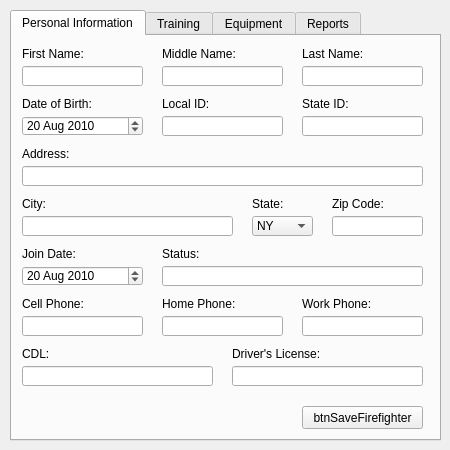
<?xml version="1.0" encoding="UTF-8"?>
<ui version="4.0">
 <class>wndFirefighter</class>
 <widget class="QMainWindow" name="wndFirefighter">
  <property name="geometry">
   <rect>
    <x>0</x>
    <y>0</y>
    <width>450</width>
    <height>450</height>
   </rect>
  </property>
  <property name="minimumSize">
   <size>
    <width>450</width>
    <height>450</height>
   </size>
  </property>
  <property name="maximumSize">
   <size>
    <width>450</width>
    <height>450</height>
   </size>
  </property>
  <property name="windowTitle">
   <string>Add Firefighter</string>
  </property>
  <widget class="QWidget" name="centralwidget">
   <widget class="QTabWidget" name="tabWidget">
    <property name="geometry">
     <rect>
      <x>10</x>
      <y>10</y>
      <width>431</width>
      <height>431</height>
     </rect>
    </property>
    <property name="currentIndex">
     <number>0</number>
    </property>
    <widget class="QWidget" name="tabPersonalInfo">
     <attribute name="title">
      <string>Personal Information</string>
     </attribute>
     <widget class="QComboBox" name="DB_TEXT_PI_State">
      <property name="geometry">
       <rect>
        <x>240</x>
        <y>180</y>
        <width>61</width>
        <height>20</height>
       </rect>
      </property>
      <property name="editable">
       <bool>false</bool>
      </property>
      <property name="currentIndex">
       <number>32</number>
      </property>
      <item>
       <property name="text">
        <string>AL</string>
       </property>
      </item>
      <item>
       <property name="text">
        <string>AK</string>
       </property>
      </item>
      <item>
       <property name="text">
        <string>AZ</string>
       </property>
      </item>
      <item>
       <property name="text">
        <string>AR</string>
       </property>
      </item>
      <item>
       <property name="text">
        <string>CA</string>
       </property>
      </item>
      <item>
       <property name="text">
        <string>CO</string>
       </property>
      </item>
      <item>
       <property name="text">
        <string>CT</string>
       </property>
      </item>
      <item>
       <property name="text">
        <string>DE</string>
       </property>
      </item>
      <item>
       <property name="text">
        <string>DC</string>
       </property>
      </item>
      <item>
       <property name="text">
        <string>FL</string>
       </property>
      </item>
      <item>
       <property name="text">
        <string>GA</string>
       </property>
      </item>
      <item>
       <property name="text">
        <string>HI</string>
       </property>
      </item>
      <item>
       <property name="text">
        <string>ID</string>
       </property>
      </item>
      <item>
       <property name="text">
        <string>IL</string>
       </property>
      </item>
      <item>
       <property name="text">
        <string>IN</string>
       </property>
      </item>
      <item>
       <property name="text">
        <string>IA</string>
       </property>
      </item>
      <item>
       <property name="text">
        <string>KS</string>
       </property>
      </item>
      <item>
       <property name="text">
        <string>KY</string>
       </property>
      </item>
      <item>
       <property name="text">
        <string>LA</string>
       </property>
      </item>
      <item>
       <property name="text">
        <string>ME</string>
       </property>
      </item>
      <item>
       <property name="text">
        <string>MD</string>
       </property>
      </item>
      <item>
       <property name="text">
        <string>MA</string>
       </property>
      </item>
      <item>
       <property name="text">
        <string>MI</string>
       </property>
      </item>
      <item>
       <property name="text">
        <string>MN</string>
       </property>
      </item>
      <item>
       <property name="text">
        <string>MS</string>
       </property>
      </item>
      <item>
       <property name="text">
        <string>MO</string>
       </property>
      </item>
      <item>
       <property name="text">
        <string>MT</string>
       </property>
      </item>
      <item>
       <property name="text">
        <string>NE</string>
       </property>
      </item>
      <item>
       <property name="text">
        <string>NV</string>
       </property>
      </item>
      <item>
       <property name="text">
        <string>NH</string>
       </property>
      </item>
      <item>
       <property name="text">
        <string>NJ</string>
       </property>
      </item>
      <item>
       <property name="text">
        <string>NM</string>
       </property>
      </item>
      <item>
       <property name="text">
        <string>NY</string>
       </property>
      </item>
      <item>
       <property name="text">
        <string>NC</string>
       </property>
      </item>
      <item>
       <property name="text">
        <string>ND</string>
       </property>
      </item>
      <item>
       <property name="text">
        <string>OH</string>
       </property>
      </item>
      <item>
       <property name="text">
        <string>OK</string>
       </property>
      </item>
      <item>
       <property name="text">
        <string>OR</string>
       </property>
      </item>
      <item>
       <property name="text">
        <string>PA</string>
       </property>
      </item>
      <item>
       <property name="text">
        <string>RI</string>
       </property>
      </item>
      <item>
       <property name="text">
        <string>SC</string>
       </property>
      </item>
      <item>
       <property name="text">
        <string>SD</string>
       </property>
      </item>
      <item>
       <property name="text">
        <string>TN</string>
       </property>
      </item>
      <item>
       <property name="text">
        <string>TX</string>
       </property>
      </item>
      <item>
       <property name="text">
        <string>UT</string>
       </property>
      </item>
      <item>
       <property name="text">
        <string>VT</string>
       </property>
      </item>
      <item>
       <property name="text">
        <string>VA</string>
       </property>
      </item>
      <item>
       <property name="text">
        <string>WA</string>
       </property>
      </item>
      <item>
       <property name="text">
        <string>WV</string>
       </property>
      </item>
      <item>
       <property name="text">
        <string>WI</string>
       </property>
      </item>
      <item>
       <property name="text">
        <string>WY</string>
       </property>
      </item>
     </widget>
     <widget class="QLineEdit" name="DB_TEXT_PI_Status">
      <property name="geometry">
       <rect>
        <x>150</x>
        <y>230</y>
        <width>261</width>
        <height>20</height>
       </rect>
      </property>
      <property name="text">
       <string/>
      </property>
     </widget>
     <widget class="QDateEdit" name="PI_dateJoin">
      <property name="geometry">
       <rect>
        <x>10</x>
        <y>230</y>
        <width>121</width>
        <height>20</height>
       </rect>
      </property>
      <property name="dateTime">
       <datetime>
        <hour>0</hour>
        <minute>0</minute>
        <second>0</second>
        <year>2010</year>
        <month>8</month>
        <day>20</day>
       </datetime>
      </property>
     </widget>
     <widget class="QLabel" name="label_7">
      <property name="geometry">
       <rect>
        <x>10</x>
        <y>110</y>
        <width>131</width>
        <height>16</height>
       </rect>
      </property>
      <property name="text">
       <string>Address:</string>
      </property>
     </widget>
     <widget class="QLabel" name="label_11">
      <property name="geometry">
       <rect>
        <x>10</x>
        <y>210</y>
        <width>71</width>
        <height>16</height>
       </rect>
      </property>
      <property name="text">
       <string>Join Date:</string>
      </property>
     </widget>
     <widget class="QLineEdit" name="DB_TEXT_PI_Cphone">
      <property name="geometry">
       <rect>
        <x>10</x>
        <y>280</y>
        <width>121</width>
        <height>20</height>
       </rect>
      </property>
      <property name="text">
       <string/>
      </property>
     </widget>
     <widget class="QLabel" name="label_4">
      <property name="geometry">
       <rect>
        <x>10</x>
        <y>60</y>
        <width>111</width>
        <height>16</height>
       </rect>
      </property>
      <property name="text">
       <string>Date of Birth:</string>
      </property>
     </widget>
     <widget class="QLineEdit" name="DB_TEXT_PI_Address">
      <property name="geometry">
       <rect>
        <x>10</x>
        <y>130</y>
        <width>401</width>
        <height>20</height>
       </rect>
      </property>
      <property name="text">
       <string/>
      </property>
     </widget>
     <widget class="QLabel" name="label_15">
      <property name="geometry">
       <rect>
        <x>10</x>
        <y>260</y>
        <width>91</width>
        <height>16</height>
       </rect>
      </property>
      <property name="text">
       <string>Cell Phone:</string>
      </property>
     </widget>
     <widget class="QLineEdit" name="DB_TEXT_PI_FirstName">
      <property name="geometry">
       <rect>
        <x>10</x>
        <y>30</y>
        <width>121</width>
        <height>20</height>
       </rect>
      </property>
     </widget>
     <widget class="QLineEdit" name="DB_TEXT_PI_MiddleName">
      <property name="geometry">
       <rect>
        <x>150</x>
        <y>30</y>
        <width>121</width>
        <height>20</height>
       </rect>
      </property>
     </widget>
     <widget class="QLabel" name="label_17">
      <property name="geometry">
       <rect>
        <x>10</x>
        <y>310</y>
        <width>121</width>
        <height>16</height>
       </rect>
      </property>
      <property name="text">
       <string>CDL:</string>
      </property>
     </widget>
     <widget class="QLabel" name="label_10">
      <property name="geometry">
       <rect>
        <x>320</x>
        <y>160</y>
        <width>71</width>
        <height>16</height>
       </rect>
      </property>
      <property name="text">
       <string>Zip Code:</string>
      </property>
     </widget>
     <widget class="QLabel" name="label_14">
      <property name="geometry">
       <rect>
        <x>290</x>
        <y>260</y>
        <width>91</width>
        <height>16</height>
       </rect>
      </property>
      <property name="text">
       <string>Work Phone:</string>
      </property>
     </widget>
     <widget class="QLineEdit" name="DB_TEXT_PI_CDL">
      <property name="geometry">
       <rect>
        <x>10</x>
        <y>330</y>
        <width>191</width>
        <height>20</height>
       </rect>
      </property>
     </widget>
     <widget class="QLineEdit" name="DB_TEXT_PI_LocalID">
      <property name="geometry">
       <rect>
        <x>150</x>
        <y>80</y>
        <width>121</width>
        <height>20</height>
       </rect>
      </property>
     </widget>
     <widget class="QLineEdit" name="DB_TEXT_PI_Hphone">
      <property name="geometry">
       <rect>
        <x>150</x>
        <y>280</y>
        <width>121</width>
        <height>20</height>
       </rect>
      </property>
      <property name="text">
       <string/>
      </property>
     </widget>
     <widget class="QLabel" name="label_3">
      <property name="geometry">
       <rect>
        <x>290</x>
        <y>10</y>
        <width>111</width>
        <height>16</height>
       </rect>
      </property>
      <property name="text">
       <string>Last Name:</string>
      </property>
     </widget>
     <widget class="QLabel" name="label_16">
      <property name="geometry">
       <rect>
        <x>220</x>
        <y>310</y>
        <width>121</width>
        <height>16</height>
       </rect>
      </property>
      <property name="text">
       <string>Driver's License:</string>
      </property>
     </widget>
     <widget class="QLabel" name="label">
      <property name="geometry">
       <rect>
        <x>10</x>
        <y>10</y>
        <width>111</width>
        <height>16</height>
       </rect>
      </property>
      <property name="text">
       <string>First Name:</string>
      </property>
     </widget>
     <widget class="QLineEdit" name="DB_TEXT_PI_ZipCode">
      <property name="geometry">
       <rect>
        <x>320</x>
        <y>180</y>
        <width>91</width>
        <height>20</height>
       </rect>
      </property>
      <property name="text">
       <string/>
      </property>
     </widget>
     <widget class="QLabel" name="label_9">
      <property name="geometry">
       <rect>
        <x>240</x>
        <y>160</y>
        <width>41</width>
        <height>16</height>
       </rect>
      </property>
      <property name="text">
       <string>State:</string>
      </property>
     </widget>
     <widget class="QLineEdit" name="DB_TEXT_PI_City">
      <property name="geometry">
       <rect>
        <x>10</x>
        <y>180</y>
        <width>211</width>
        <height>20</height>
       </rect>
      </property>
      <property name="text">
       <string/>
      </property>
     </widget>
     <widget class="QLabel" name="label_6">
      <property name="geometry">
       <rect>
        <x>290</x>
        <y>60</y>
        <width>111</width>
        <height>16</height>
       </rect>
      </property>
      <property name="text">
       <string>State ID:</string>
      </property>
     </widget>
     <widget class="QLineEdit" name="DB_TEXT_PI_StateID">
      <property name="geometry">
       <rect>
        <x>290</x>
        <y>80</y>
        <width>121</width>
        <height>20</height>
       </rect>
      </property>
     </widget>
     <widget class="QLineEdit" name="DB_TEXT_PI_Wphone">
      <property name="geometry">
       <rect>
        <x>290</x>
        <y>280</y>
        <width>121</width>
        <height>20</height>
       </rect>
      </property>
      <property name="text">
       <string/>
      </property>
     </widget>
     <widget class="QLineEdit" name="DB_TEXT_PI_LastName">
      <property name="geometry">
       <rect>
        <x>290</x>
        <y>30</y>
        <width>121</width>
        <height>20</height>
       </rect>
      </property>
     </widget>
     <widget class="QLabel" name="label_13">
      <property name="geometry">
       <rect>
        <x>150</x>
        <y>260</y>
        <width>91</width>
        <height>16</height>
       </rect>
      </property>
      <property name="text">
       <string>Home Phone:</string>
      </property>
     </widget>
     <widget class="QLabel" name="label_2">
      <property name="geometry">
       <rect>
        <x>150</x>
        <y>10</y>
        <width>111</width>
        <height>16</height>
       </rect>
      </property>
      <property name="text">
       <string>Middle Name:</string>
      </property>
     </widget>
     <widget class="QLabel" name="label_8">
      <property name="geometry">
       <rect>
        <x>10</x>
        <y>160</y>
        <width>71</width>
        <height>16</height>
       </rect>
      </property>
      <property name="text">
       <string>City:</string>
      </property>
     </widget>
     <widget class="QLabel" name="label_12">
      <property name="geometry">
       <rect>
        <x>150</x>
        <y>210</y>
        <width>71</width>
        <height>16</height>
       </rect>
      </property>
      <property name="text">
       <string>Status:</string>
      </property>
     </widget>
     <widget class="QLabel" name="label_5">
      <property name="geometry">
       <rect>
        <x>150</x>
        <y>60</y>
        <width>111</width>
        <height>16</height>
       </rect>
      </property>
      <property name="text">
       <string>Local ID:</string>
      </property>
     </widget>
     <widget class="QDateEdit" name="PI_dateDob">
      <property name="geometry">
       <rect>
        <x>10</x>
        <y>80</y>
        <width>121</width>
        <height>20</height>
       </rect>
      </property>
      <property name="dateTime">
       <datetime>
        <hour>0</hour>
        <minute>0</minute>
        <second>0</second>
        <year>2010</year>
        <month>8</month>
        <day>20</day>
       </datetime>
      </property>
     </widget>
     <widget class="QLineEdit" name="DB_TEXT_PI_DrvLic">
      <property name="geometry">
       <rect>
        <x>220</x>
        <y>330</y>
        <width>191</width>
        <height>20</height>
       </rect>
      </property>
     </widget>
     <widget class="QPushButton" name="btnSavePersonalInfo">
      <property name="geometry">
       <rect>
        <x>290</x>
        <y>370</y>
        <width>121</width>
        <height>23</height>
       </rect>
      </property>
      <property name="text">
       <string>btnSaveFirefighter</string>
      </property>
     </widget>
    </widget>
    <widget class="QWidget" name="tabTraining">
     <attribute name="title">
      <string>Training</string>
     </attribute>
     <widget class="QListWidget" name="lstTraining">
      <property name="geometry">
       <rect>
        <x>10</x>
        <y>30</y>
        <width>231</width>
        <height>361</height>
       </rect>
      </property>
     </widget>
     <widget class="QLabel" name="label_18">
      <property name="geometry">
       <rect>
        <x>10</x>
        <y>10</y>
        <width>141</width>
        <height>16</height>
       </rect>
      </property>
      <property name="text">
       <string>Training and Exams:</string>
      </property>
     </widget>
     <widget class="QLabel" name="label_19">
      <property name="geometry">
       <rect>
        <x>260</x>
        <y>30</y>
        <width>121</width>
        <height>16</height>
       </rect>
      </property>
      <property name="text">
       <string>Firefighter Signature:</string>
      </property>
     </widget>
     <widget class="QLabel" name="label_20">
      <property name="geometry">
       <rect>
        <x>260</x>
        <y>80</y>
        <width>121</width>
        <height>16</height>
       </rect>
      </property>
      <property name="text">
       <string>Supervisor Signature:</string>
      </property>
     </widget>
     <widget class="QLabel" name="label_21">
      <property name="geometry">
       <rect>
        <x>260</x>
        <y>130</y>
        <width>111</width>
        <height>16</height>
       </rect>
      </property>
      <property name="text">
       <string>Date Completed:</string>
      </property>
     </widget>
     <widget class="QLineEdit" name="DB_TEXT_FFSig">
      <property name="geometry">
       <rect>
        <x>260</x>
        <y>50</y>
        <width>151</width>
        <height>20</height>
       </rect>
      </property>
     </widget>
     <widget class="QLineEdit" name="DB_TEXT_SupSig">
      <property name="geometry">
       <rect>
        <x>260</x>
        <y>100</y>
        <width>151</width>
        <height>20</height>
       </rect>
      </property>
     </widget>
     <widget class="QDateEdit" name="dateTraining">
      <property name="geometry">
       <rect>
        <x>260</x>
        <y>150</y>
        <width>151</width>
        <height>22</height>
       </rect>
      </property>
     </widget>
     <widget class="QPushButton" name="btnSaveTrainingItem">
      <property name="geometry">
       <rect>
        <x>260</x>
        <y>360</y>
        <width>151</width>
        <height>23</height>
       </rect>
      </property>
      <property name="text">
       <string>Update</string>
      </property>
     </widget>
    </widget>
    <widget class="QWidget" name="tabEquipment">
     <attribute name="title">
      <string>Equipment</string>
     </attribute>
     <widget class="QLabel" name="label_22">
      <property name="geometry">
       <rect>
        <x>10</x>
        <y>10</y>
        <width>101</width>
        <height>16</height>
       </rect>
      </property>
      <property name="text">
       <string>Equipment:</string>
      </property>
     </widget>
     <widget class="QLabel" name="label_23">
      <property name="geometry">
       <rect>
        <x>260</x>
        <y>80</y>
        <width>111</width>
        <height>16</height>
       </rect>
      </property>
      <property name="text">
       <string>Type:</string>
      </property>
     </widget>
     <widget class="QListWidget" name="lstEquipment">
      <property name="geometry">
       <rect>
        <x>10</x>
        <y>30</y>
        <width>231</width>
        <height>361</height>
       </rect>
      </property>
     </widget>
     <widget class="QLineEdit" name="DB_TEXT_EquipType">
      <property name="geometry">
       <rect>
        <x>260</x>
        <y>100</y>
        <width>151</width>
        <height>20</height>
       </rect>
      </property>
     </widget>
     <widget class="QLineEdit" name="DB_TEXT_EquipSize">
      <property name="geometry">
       <rect>
        <x>260</x>
        <y>50</y>
        <width>151</width>
        <height>20</height>
       </rect>
      </property>
     </widget>
     <widget class="QLabel" name="label_25">
      <property name="geometry">
       <rect>
        <x>260</x>
        <y>30</y>
        <width>111</width>
        <height>16</height>
       </rect>
      </property>
      <property name="text">
       <string>Size:</string>
      </property>
     </widget>
     <widget class="QLineEdit" name="DB_TEXT_EquipSerial">
      <property name="geometry">
       <rect>
        <x>260</x>
        <y>150</y>
        <width>151</width>
        <height>20</height>
       </rect>
      </property>
     </widget>
     <widget class="QLabel" name="label_26">
      <property name="geometry">
       <rect>
        <x>260</x>
        <y>130</y>
        <width>111</width>
        <height>16</height>
       </rect>
      </property>
      <property name="text">
       <string>Serial:</string>
      </property>
     </widget>
     <widget class="QLineEdit" name="DB_TEXT_EquipYear">
      <property name="geometry">
       <rect>
        <x>260</x>
        <y>250</y>
        <width>111</width>
        <height>20</height>
       </rect>
      </property>
     </widget>
     <widget class="QLabel" name="label_27">
      <property name="geometry">
       <rect>
        <x>260</x>
        <y>230</y>
        <width>111</width>
        <height>16</height>
       </rect>
      </property>
      <property name="text">
       <string>Year:</string>
      </property>
     </widget>
     <widget class="QPushButton" name="btnSaveEquipmentItem">
      <property name="geometry">
       <rect>
        <x>260</x>
        <y>360</y>
        <width>151</width>
        <height>23</height>
       </rect>
      </property>
      <property name="text">
       <string>Update</string>
      </property>
     </widget>
     <widget class="QLabel" name="label_24">
      <property name="geometry">
       <rect>
        <x>260</x>
        <y>180</y>
        <width>111</width>
        <height>16</height>
       </rect>
      </property>
      <property name="text">
       <string>Issued:</string>
      </property>
     </widget>
     <widget class="QRadioButton" name="radEquipmentUsed">
      <property name="geometry">
       <rect>
        <x>310</x>
        <y>200</y>
        <width>51</width>
        <height>17</height>
       </rect>
      </property>
      <property name="text">
       <string>Used</string>
      </property>
     </widget>
     <widget class="QRadioButton" name="radEquipmentNew">
      <property name="geometry">
       <rect>
        <x>260</x>
        <y>200</y>
        <width>41</width>
        <height>17</height>
       </rect>
      </property>
      <property name="text">
       <string>New</string>
      </property>
     </widget>
    </widget>
    <widget class="QWidget" name="tabReports">
     <attribute name="title">
      <string>Reports</string>
     </attribute>
    </widget>
   </widget>
  </widget>
 </widget>
 <tabstops>
  <tabstop>tabWidget</tabstop>
  <tabstop>DB_TEXT_PI_FirstName</tabstop>
  <tabstop>DB_TEXT_PI_MiddleName</tabstop>
  <tabstop>DB_TEXT_PI_LastName</tabstop>
  <tabstop>PI_dateDob</tabstop>
  <tabstop>DB_TEXT_PI_LocalID</tabstop>
  <tabstop>DB_TEXT_PI_StateID</tabstop>
  <tabstop>DB_TEXT_PI_Address</tabstop>
  <tabstop>DB_TEXT_PI_City</tabstop>
  <tabstop>DB_TEXT_PI_State</tabstop>
  <tabstop>DB_TEXT_PI_ZipCode</tabstop>
  <tabstop>PI_dateJoin</tabstop>
  <tabstop>DB_TEXT_PI_Status</tabstop>
  <tabstop>DB_TEXT_PI_Hphone</tabstop>
  <tabstop>DB_TEXT_PI_Wphone</tabstop>
  <tabstop>DB_TEXT_PI_Cphone</tabstop>
  <tabstop>DB_TEXT_PI_DrvLic</tabstop>
  <tabstop>DB_TEXT_PI_CDL</tabstop>
  <tabstop>btnSavePersonalInfo</tabstop>
  <tabstop>DB_TEXT_FFSig</tabstop>
  <tabstop>DB_TEXT_SupSig</tabstop>
  <tabstop>dateTraining</tabstop>
  <tabstop>btnSaveTrainingItem</tabstop>
  <tabstop>DB_TEXT_EquipSize</tabstop>
  <tabstop>DB_TEXT_EquipType</tabstop>
  <tabstop>DB_TEXT_EquipSerial</tabstop>
  <tabstop>radEquipmentNew</tabstop>
  <tabstop>radEquipmentUsed</tabstop>
  <tabstop>DB_TEXT_EquipYear</tabstop>
  <tabstop>btnSaveEquipmentItem</tabstop>
  <tabstop>lstEquipment</tabstop>
  <tabstop>lstTraining</tabstop>
 </tabstops>
 <resources/>
 <connections>
  <connection>
   <sender>btnSavePersonalInfo</sender>
   <signal>clicked()</signal>
   <receiver>wndFirefighter</receiver>
   <slot>btnSavePersonalInfoClicked()</slot>
   <hints>
    <hint type="sourcelabel">
     <x>359</x>
     <y>303</y>
    </hint>
    <hint type="destinationlabel">
     <x>214</x>
     <y>169</y>
    </hint>
   </hints>
  </connection>
  <connection>
   <sender>btnSaveTrainingItem</sender>
   <signal>clicked()</signal>
   <receiver>wndFirefighter</receiver>
   <slot>btnSaveTrainingItemClicked()</slot>
   <hints>
    <hint type="sourcelabel">
     <x>334</x>
     <y>303</y>
    </hint>
    <hint type="destinationlabel">
     <x>214</x>
     <y>169</y>
    </hint>
   </hints>
  </connection>
  <connection>
   <sender>btnSaveEquipmentItem</sender>
   <signal>clicked()</signal>
   <receiver>wndFirefighter</receiver>
   <slot>btnSaveEquipmentItemClicked()</slot>
   <hints>
    <hint type="sourcelabel">
     <x>610</x>
     <y>548</y>
    </hint>
    <hint type="destinationlabel">
     <x>214</x>
     <y>169</y>
    </hint>
   </hints>
  </connection>
  <connection>
   <sender>lstTraining</sender>
   <signal>itemChanged(QListWidgetItem*)</signal>
   <receiver>wndFirefighter</receiver>
   <slot>trainingItemClicked(QListWidgetItem*)</slot>
   <hints>
    <hint type="sourcelabel">
     <x>185</x>
     <y>242</y>
    </hint>
    <hint type="destinationlabel">
     <x>214</x>
     <y>169</y>
    </hint>
   </hints>
  </connection>
  <connection>
   <sender>lstTraining</sender>
   <signal>currentItemChanged(QListWidgetItem*,QListWidgetItem*)</signal>
   <receiver>wndFirefighter</receiver>
   <slot>loadTrainingItem(QListWidgetItem*)</slot>
   <hints>
    <hint type="sourcelabel">
     <x>360</x>
     <y>417</y>
    </hint>
    <hint type="destinationlabel">
     <x>214</x>
     <y>169</y>
    </hint>
   </hints>
  </connection>
  <connection>
   <sender>lstEquipment</sender>
   <signal>itemChanged(QListWidgetItem*)</signal>
   <receiver>wndFirefighter</receiver>
   <slot>equipmentItemClicked(QListWidgetItem*)</slot>
   <hints>
    <hint type="sourcelabel">
     <x>350</x>
     <y>442</y>
    </hint>
    <hint type="destinationlabel">
     <x>214</x>
     <y>169</y>
    </hint>
   </hints>
  </connection>
  <connection>
   <sender>lstEquipment</sender>
   <signal>currentItemChanged(QListWidgetItem*,QListWidgetItem*)</signal>
   <receiver>wndFirefighter</receiver>
   <slot>loadEquipmentItem(QListWidgetItem*)</slot>
   <hints>
    <hint type="sourcelabel">
     <x>350</x>
     <y>442</y>
    </hint>
    <hint type="destinationlabel">
     <x>214</x>
     <y>169</y>
    </hint>
   </hints>
  </connection>
 </connections>
</ui>
